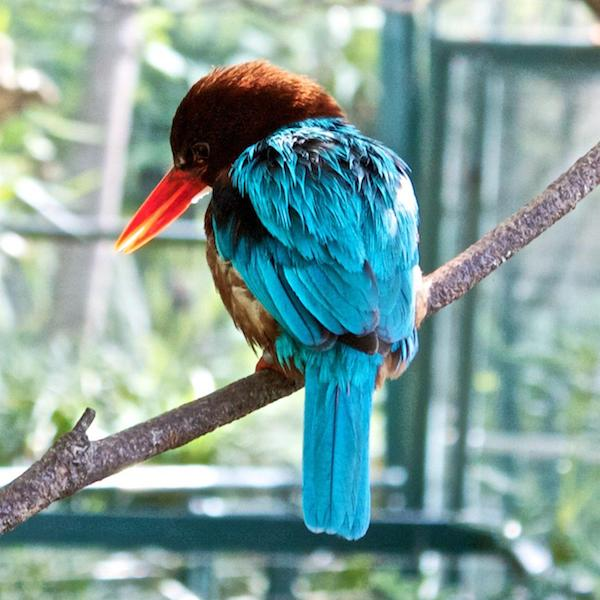
#> input picture classes04/data/images/kingfisher.jpg, 600 x 600 px
$ python warpTriangle.py
#> lines starting #> are read from the running program, lines starting #| are printed output that depends on the picture; after the words box and inside, x2 and y2 are one past the last pixel; in counts of white or black regions, pixels touching at a corner belong together
#> further down, imgIn is the input picture: shape (600, 600, 3); mean B, G, R 156, 160.4, 130.2
import cv2
import numpy as np

def warpTriangle(img1, img2, tri1, tri2):
    """
    变换三角形
    """
    # 先求出三角形的包围盒
    r1 = cv2.boundingRect(tri1)
    r2 = cv2.boundingRect(tri2)

    print("tri1:{}".format(tri1))
    print("r1:{}".format(r1))
    print("tri2:{}".format(tri2))
    print("r2:{}".format(r2))

    # 使用包围盒剪裁图形
    img1Cropped = img1[r1[1]:r1[1]+r1[3],r1[0]:r1[0]+r1[2]]
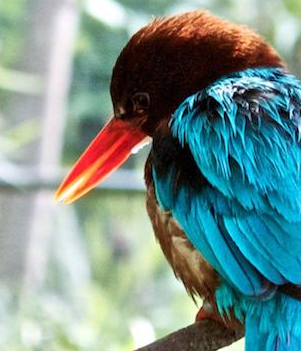
#> img1Cropped: shape (351, 301, 3); mean B, G, R 141.4, 146.5, 119.9

    # 调整坐标系
    tri1Cropped = []
    tri2Cropped = []
    for i in range(0,3):
        tri1Cropped.append(((tri1[0][i][0] - r1[0]),(tri1[0][i][1] - r1[1])))
        tri2Cropped.append(((tri2[0][i][0] - r1[0]),(tri2[0][i][1] - r2[1])))

    # 获取变换矩阵
    warpMat = cv2.getAffineTransform(np.float32(tri1Cropped), np.float32(tri2Cropped))

    print("warpMat:{}".format(warpMat))

    # 进行仿射变换
    img2Cropped = cv2.warpAffine(img1Cropped,warpMat,(r2[2],r2[3]),None,flags=cv2.INTER_LINEAR,borderMode=cv2.BORDER_REFLECT_101)
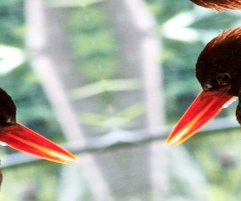
#> img2Cropped: shape (201, 241, 3); mean B, G, R 160.7, 173.4, 169.8

    # 进行alpha混合
    mask = np.zeros((r2[3],r2[2],3), dtype=np.float32)
    cv2.fillConvexPoly(mask, np.int32(tri2Cropped),(1.0,1.0,1.0), 16, 0)
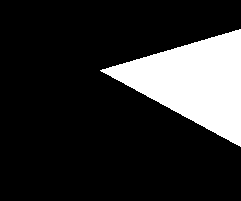
#> mask: shape (201, 241, 3) float32; values 0 (black) and 1 (white), 17.3% white; 1 white region, box (x1, y1, x2, y2) and area: (100, 29, 241, 147) 8389

    img2Cropped = img2Cropped * mask
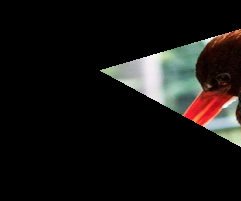
#> img2Cropped: shape (201, 241, 3) float32; mean B, G, R 18.3, 20, 22

    img2[r2[1]:r2[1]+r2[3], r2[0]:r2[0]+r2[2]] = img2[r2[1]:r2[1]+r2[3], r2[0]:r2[0]+r2[2]] * ( (1.0, 1.0, 1.0) - mask )
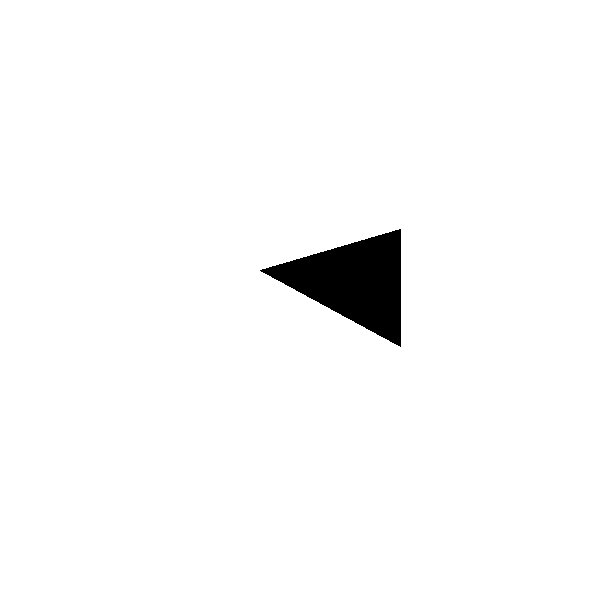
#> img2: shape (600, 600, 3); 97.7% white; 1 black region, box (x1, y1, x2, y2) and area: (260, 229, 401, 347) 8389
    img2[r2[1]:r2[1]+r2[3], r2[0]:r2[0]+r2[2]] = img2[r2[1]:r2[1]+r2[3], r2[0]:r2[0]+r2[2]] + img2Cropped
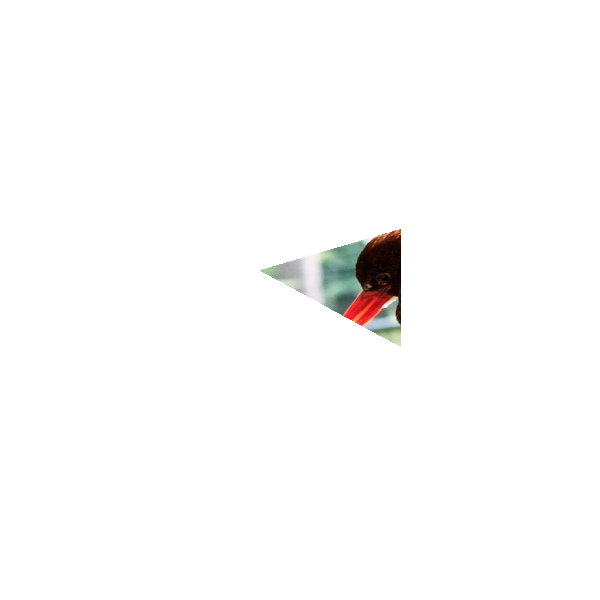
#> img2: shape (600, 600, 3); 2.33% of pixels changed, all inside (x1, y1, x2, y2) = (260, 229, 401, 347); drawn as B, G, R

if __name__ == '__main__' :
    imgIn = cv2.imread("../data/images/kingfisher.jpg")
    imgOut = 255 * np.ones(imgIn.shape, dtype = imgIn.dtype)

    triIn = np.float32([[[360,50], [60,100], [300,400]]])
    triOut = np.float32([[[400,200], [160,270], [400,400]]])
    warpTriangle(imgIn, imgOut, triIn, triOut)

    color = (255, 150, 0)
    cv2.polylines(imgIn, triIn.astype(int), True, color, 2, cv2.LINE_AA)
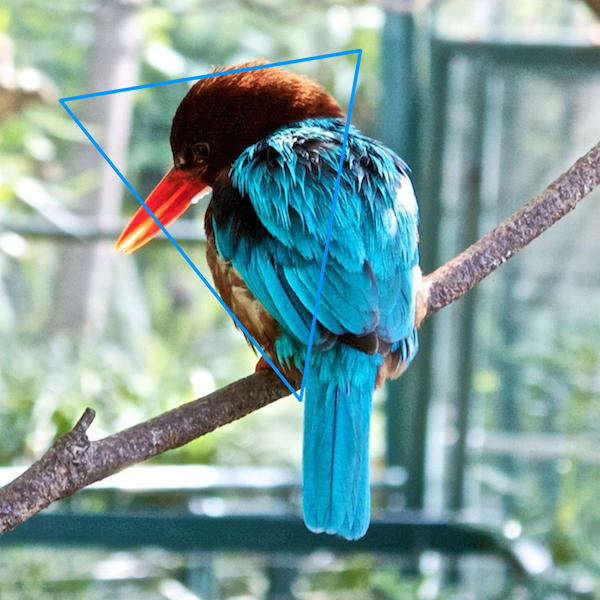
#> imgIn: shape (600, 600, 3); 1.37% of pixels changed, all inside (x1, y1, x2, y2) = (58, 48, 363, 403)
    cv2.polylines(imgOut, triOut.astype(int), True, color, 2, cv2.LINE_AA)

    cv2.namedWindow("Input")
    cv2.imshow("Input", imgIn)

    cv2.namedWindow("Output")
    cv2.imshow("Output", imgOut)

    cv2.waitKey(0)

$ run again, with classes04/data/images/bill-clinton.jpg copied over classes04/data/images/kingfisher.jpg
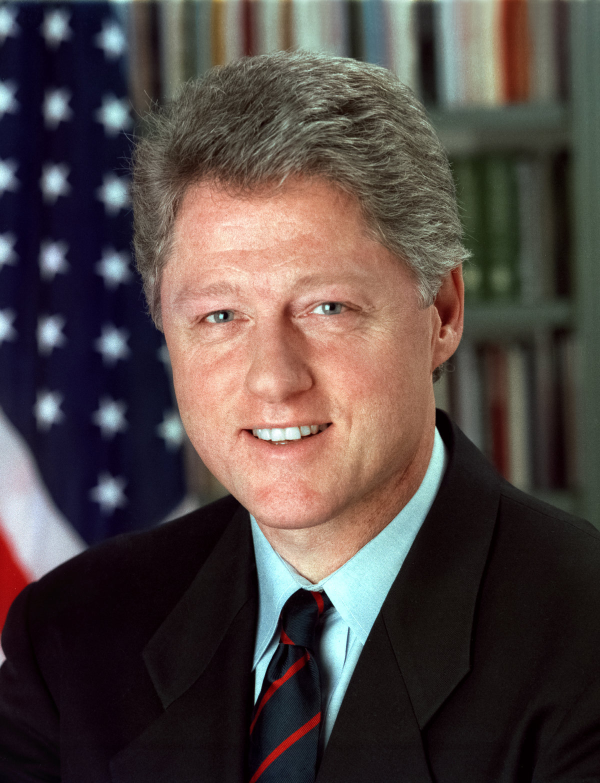
#> input picture classes04/data/images/bill-clinton.jpg, 1200 x 1566 px (shown at 1/2 size)
#> imgIn is the input picture: shape (1566, 1200, 3); mean B, G, R 67.3, 69.6, 81.2
#> mask: shape (201, 241, 3) float32; values 0 (black) and 1 (white), 17.3% white; 1 white region, box (x1, y1, x2, y2) and area: (100, 29, 241, 147) 8389
#> in warpTriangle, `img2[r2[1]:r2[1]+r2[3], r2[0]:r2[0]+r2[2]] = img2[r2[1]:r2[1]+r2[3], r..`:
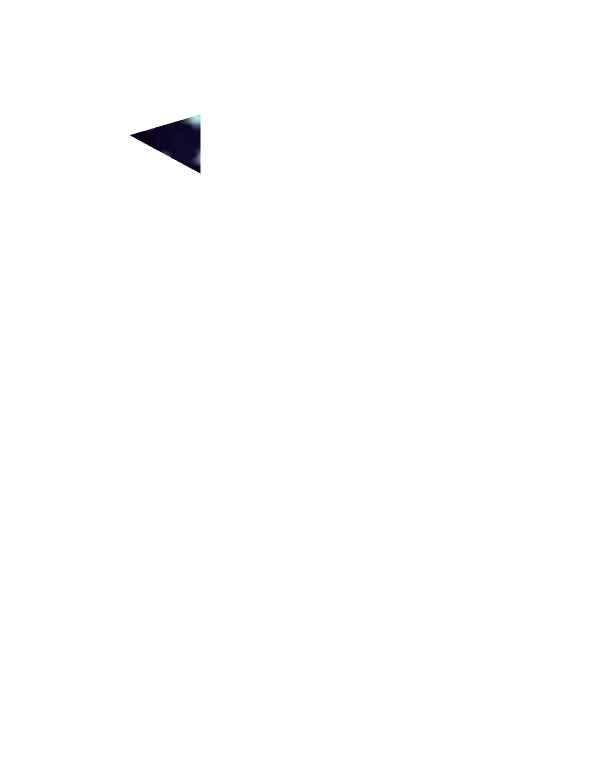
#> img2: shape (1566, 1200, 3) (shown at 1/2 size); mean of channels 0, 1, 2 254.1, 254, 254; drawn as B, G, R
#> `cv2.polylines(imgIn, triIn.astype(int), True, color, 2, cv2.LINE_AA)`:
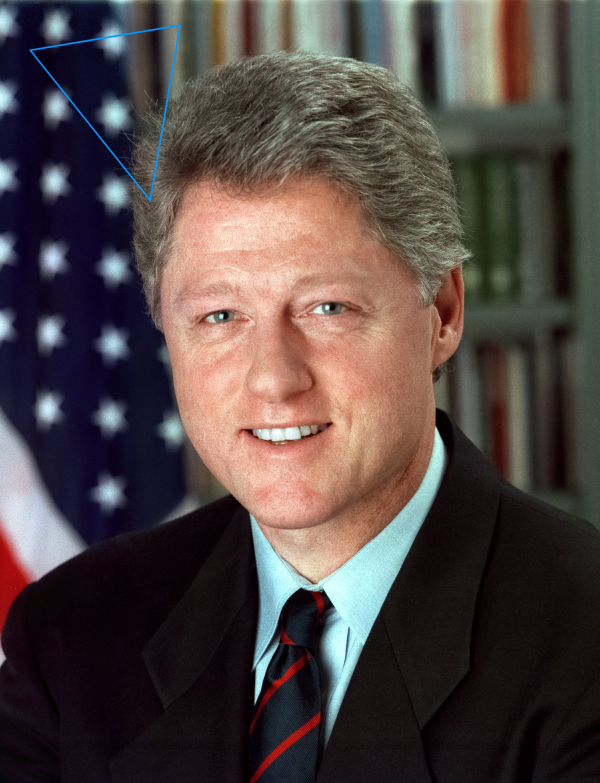
#> imgIn: shape (1566, 1200, 3) (shown at 1/2 size); 0.26% of pixels changed, all inside (x1, y1, x2, y2) = (58, 48, 363, 403)

$ run again, with classes04/data/images/hillary-clinton.jpg copied over classes04/data/images/kingfisher.jpg
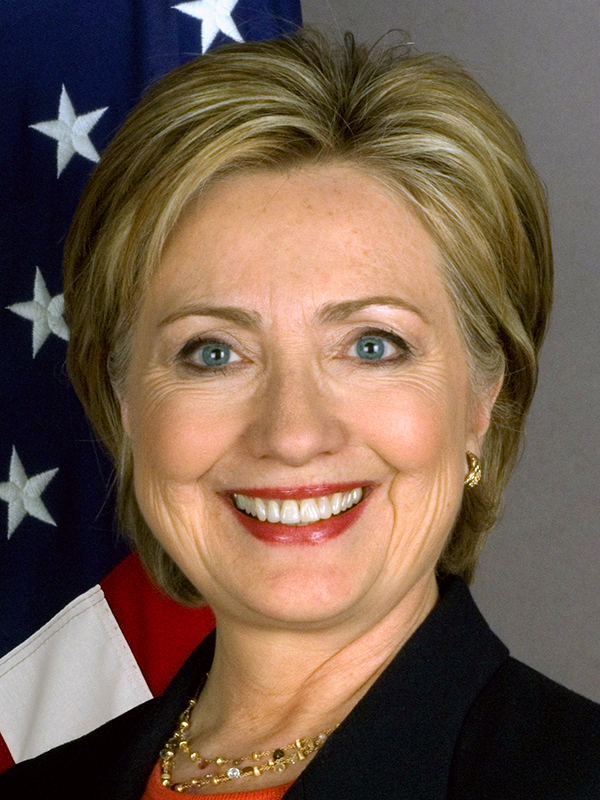
#> input picture classes04/data/images/hillary-clinton.jpg, 600 x 800 px
#> imgIn is the input picture: shape (800, 600, 3); mean B, G, R 77, 93.4, 115.7
#> mask: shape (201, 241, 3) float32; values 0 (black) and 1 (white), 17.3% white; 1 white region, box (x1, y1, x2, y2) and area: (100, 29, 241, 147) 8389
#> in warpTriangle, `img2[r2[1]:r2[1]+r2[3], r2[0]:r2[0]+r2[2]] = img2[r2[1]:r2[1]+r2[3], r..`:
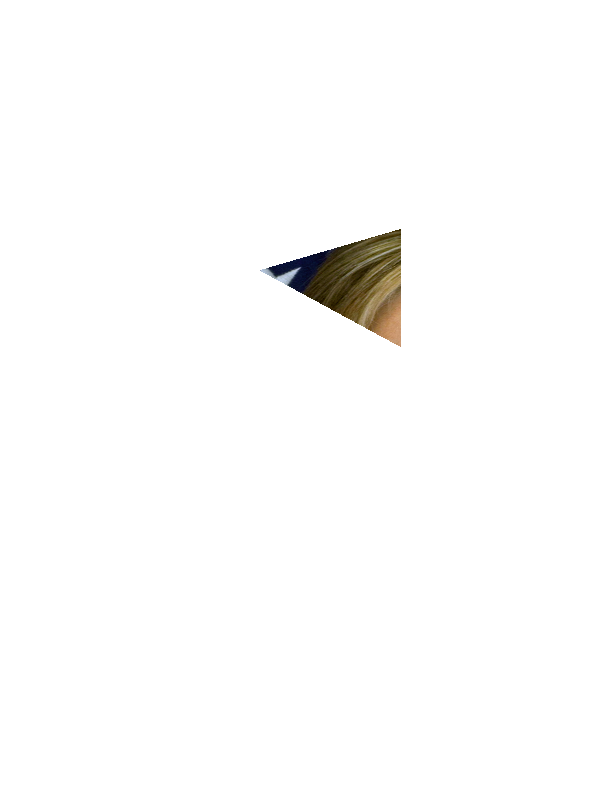
#> img2: shape (800, 600, 3); mean of channels 0, 1, 2 251.5, 252, 252.2; drawn as B, G, R
#> `cv2.polylines(imgIn, triIn.astype(int), True, color, 2, cv2.LINE_AA)`:
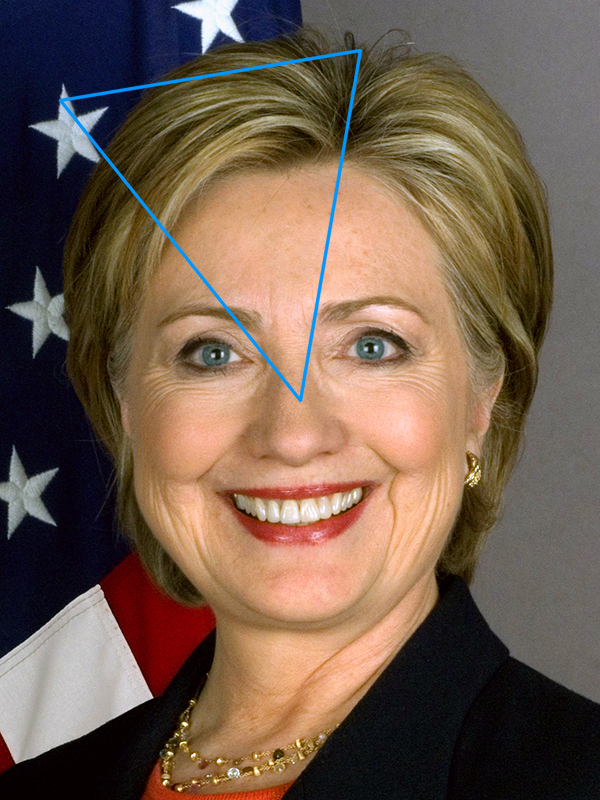
#> imgIn: shape (800, 600, 3); 1.02% of pixels changed, all inside (x1, y1, x2, y2) = (58, 48, 363, 403)

$ run again, with classes04/data/images/sample.jpg copied over classes04/data/images/kingfisher.jpg
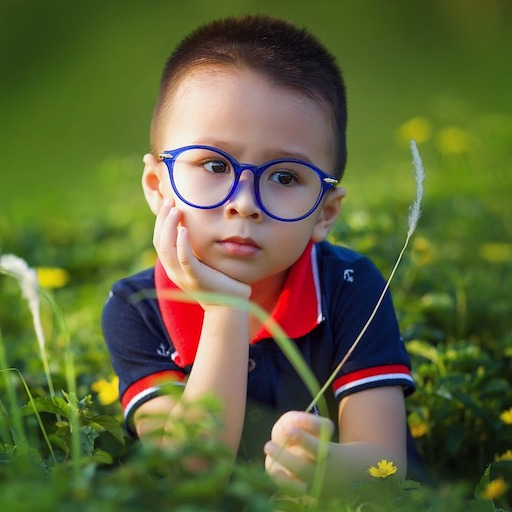
#> input picture classes04/data/images/sample.jpg, 512 x 512 px
#> imgIn is the input picture: shape (512, 512, 3); mean B, G, R 57.8, 101.6, 95.4
#> mask: shape (201, 241, 3) float32; values 0 (black) and 1 (white), 17.3% white; 1 white region, box (x1, y1, x2, y2) and area: (100, 29, 241, 147) 8389
#> `cv2.polylines(imgIn, triIn.astype(int), True, color, 2, cv2.LINE_AA)`:
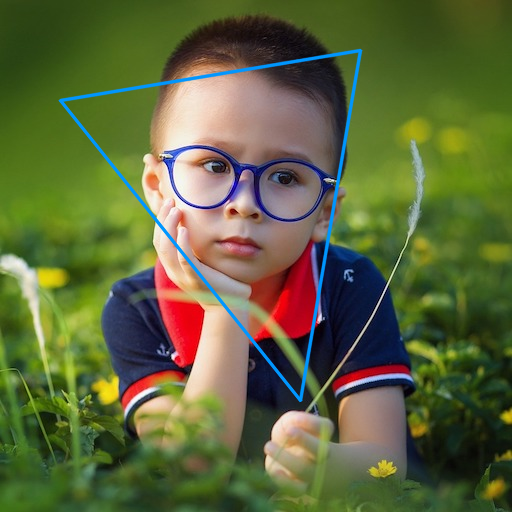
#> imgIn: shape (512, 512, 3); 1.88% of pixels changed, all inside (x1, y1, x2, y2) = (58, 48, 363, 403)
